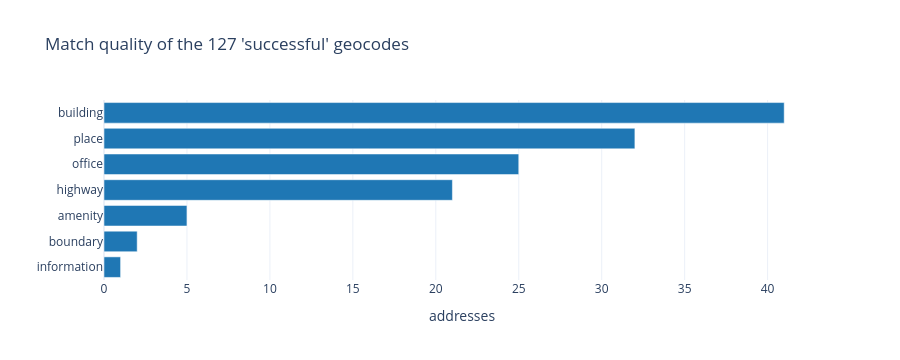

This figure's notebook cell:
### Code cell
fig = px.bar(geo["class"].value_counts().reset_index(),
             x="count", y="class", orientation="h",
             title="Match quality of the 127 'successful' geocodes",
             labels={"count": "addresses", "class": ""})
fig.update_traces(marker_color="#1f77b4")
fig.update_layout(height=360, yaxis={"categoryorder": "total ascending"})
fig.show()

### Figure 1 — Plotly figure (JSON) as saved in the notebook; plotly's stock layout.template omitted (floating-point values rounded to 4 significant figures)
{"data": [{"hovertemplate": "addresses=%{x}<br>=%{y}<extra></extra>", "legendgroup": "", "marker": {"color": "#1f77b4", "pattern": {"shape": ""}}, "name": "", "orientation": "h", "showlegend": false, "textposition": "auto", "type": "bar", "x": [41, 32, 25, 21, 5, 2, 1], "xaxis": "x", "y": ["building", "place", "office", "highway", "amenity", "boundary", "information"], "yaxis": "y"}], "layout": {"barmode": "relative", "height": 360, "legend": {"tracegroupgap": 0}, "title": {"text": "Match quality of the 127 'successful' geocodes"}, "xaxis": {"anchor": "y", "domain": [0, 1], "title": {"text": "addresses"}}, "yaxis": {"anchor": "x", "categoryorder": "total ascending", "domain": [0, 1], "title": {"text": ""}}}}
